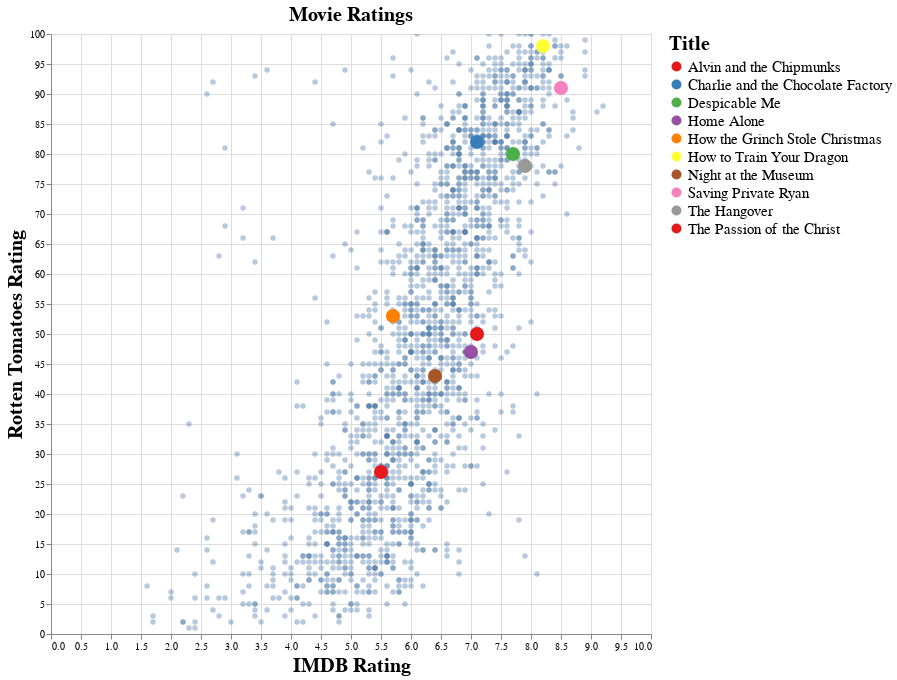

The code cell stored with this chart in its notebook:
### Code cell
(p1 + p2).configure_axis(
    titleFontSize = 20,
    ).configure_title(
    fontSize = 20,
    ).configure_legend(titleFontSize = 20, labelFontSize = 15, labelLimit=1000)

### Figure 1 — Vega-Lite specification as saved in the notebook (floating-point values rounded to 4 significant figures; data arrays with more than 128 entries replaced by an {"elided": "..."} marker saying what was removed)
{"$schema": "https://vega.github.io/schema/vega-lite/v3.4.0.json", "config": {"axis": {"titleFontSize": 20}, "legend": {"labelFontSize": 15, "labelLimit": 1000, "titleFontSize": 20}, "mark": {"tooltip": null}, "title": {"fontSize": 20}, "view": {"height": 300, "width": 400}}, "datasets": {"data-a58493dbf7ba46220c800acfec33a6b1": [{"IMDB_Rating": 7.1, "MPAA_Rating": "R", "Major_Genre": "Drama", "Release_Date": "2004-02-25T00:00:00", "Rotten_Tomatoes_Rating": 50, "Title": "The Passion of the Christ", "US_Gross": 370782930, "Worldwide_Gross": 611899420, "rank": 1, "year": 2004}, {"IMDB_Rating": 7, "MPAA_Rating": "PG", "Major_Genre": "Comedy", "Release_Date": "1990-11-16T00:00:00", "Rotten_Tomatoes_Rating": 47, "Title": "Home Alone", "US_Gross": 285761243, "Worldwide_Gross": 476684675, "rank": 2, "year": 1990}, {"IMDB_Rating": 7.9, "MPAA_Rating": "R", "Major_Genre": "Comedy", "Release_Date": "2009-06-05T00:00:00", "Rotten_Tomatoes_Rating": 78, "Title": "The Hangover", "US_Gross": 277322503, "Worldwide_Gross": 465132119, "rank": 3, "year": 2009}, {"IMDB_Rating": 5.7, "MPAA_Rating": "PG", "Major_Genre": "Comedy", "Release_Date": "2000-11-17T00:00:00", "Rotten_Tomatoes_Rating": 53, "Title": "How the Grinch Stole Christmas", "US_Gross": 260044825, "Worldwide_Gross": 345141403, "rank": 4, "year": 2000}, {"IMDB_Rating": 6.4, "MPAA_Rating": "PG", "Major_Genre": "Comedy", "Release_Date": "2006-12-22T00:00:00", "Rotten_Tomatoes_Rating": 43, "Title": "Night at the Museum", "US_Gross": 250863268, "Worldwide_Gross": 574480841, "rank": 5, "year": 2006}, {"IMDB_Rating": 7.7, "MPAA_Rating": "PG", "Major_Genre": "Comedy", "Release_Date": "2010-07-09T00:00:00", "Rotten_Tomatoes_Rating": 80, "Title": "Despicable Me", "US_Gross": 244885070, "Worldwide_Gross": 333572855, "rank": 6, "year": 2010}, {"IMDB_Rating": 8.2, "MPAA_Rating": "PG", "Major_Genre": "Comedy", "Release_Date": "2010-03-26T00:00:00", "Rotten_Tomatoes_Rating": 98, "Title": "How to Train Your Dragon", "US_Gross": 217581231, "Worldwide_Gross": 491581231, "rank": 7, "year": 2010}, {"IMDB_Rating": 5.5, "MPAA_Rating": "PG", "Major_Genre": "Comedy", "Release_Date": "2007-12-14T00:00:00", "Rotten_Tomatoes_Rating": 27, "Title": "Alvin and the Chipmunks", "US_Gross": 217326974, "Worldwide_Gross": 360578644, "rank": 8, "year": 2007}, {"IMDB_Rating": 8.5, "MPAA_Rating": "R", "Major_Genre": "Drama", "Release_Date": "1998-07-24T00:00:00", "Rotten_Tomatoes_Rating": 91, "Title": "Saving Private Ryan", "US_Gross": 216335085, "Worldwide_Gross": 481635085, "rank": 9, "year": 1998}, {"IMDB_Rating": 7.1, "MPAA_Rating": "PG", "Major_Genre": "Comedy", "Release_Date": "2005-07-15T00:00:00", "Rotten_Tomatoes_Rating": 82, "Title": "Charlie and the Chocolate Factory", "US_Gross": 206459076, "Worldwide_Gross": 474459076, "rank": 10, "year": 2005}], "data-e7847712450d59f45fc1a08ff5c64ab4": {"elided": "1841 records"}}, "layer": [{"data": {"name": "data-e7847712450d59f45fc1a08ff5c64ab4"}, "encoding": {"tooltip": [{"field": "IMDB_Rating", "type": "quantitative"}, {"field": "Rotten_Tomatoes_Rating", "type": "quantitative"}], "x": {"field": "IMDB_Rating", "title": "IMDB Rating", "type": "quantitative"}, "y": {"field": "Rotten_Tomatoes_Rating", "title": "Rotten Tomatoes Rating", "type": "quantitative"}}, "height": 600, "mark": {"opacity": 0.4, "type": "circle"}, "selection": {"selector014": {"bind": "scales", "encodings": ["x", "y"], "type": "interval"}}, "title": "Movie Ratings", "width": 600}, {"data": {"name": "data-a58493dbf7ba46220c800acfec33a6b1"}, "encoding": {"color": {"field": "Title", "scale": {"scheme": "set1"}, "type": "ordinal"}, "tooltip": [{"field": "IMDB_Rating", "type": "quantitative"}, {"field": "Rotten_Tomatoes_Rating", "type": "quantitative"}, {"field": "Title", "type": "nominal"}], "x": {"field": "IMDB_Rating", "type": "quantitative"}, "y": {"field": "Rotten_Tomatoes_Rating", "type": "quantitative"}}, "height": 600, "mark": {"opacity": 1, "size": 200, "type": "circle"}, "selection": {"selector015": {"bind": "scales", "encodings": ["x", "y"], "type": "interval"}}, "width": 600}]}
